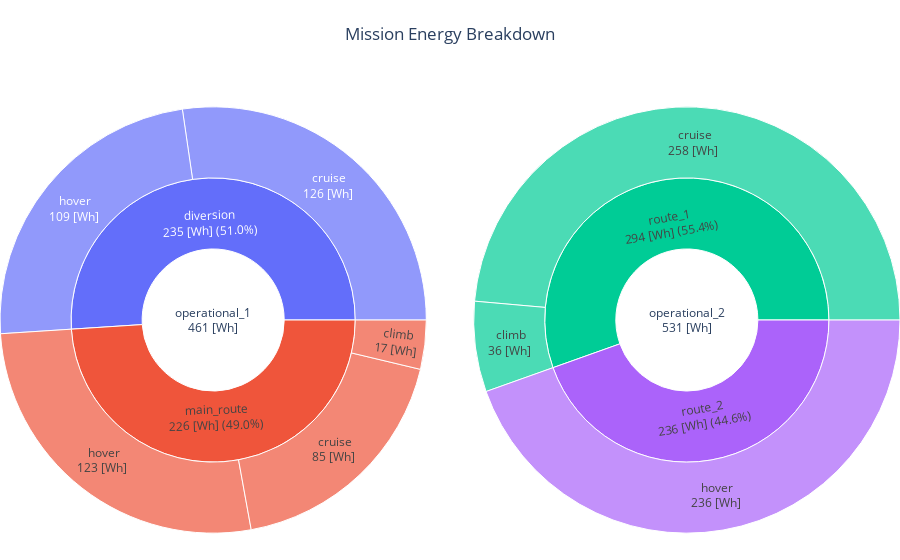

Write notebook code for a chart like this one.
### Code cell
mission_name = "operational_2"  # secondary mission
fig = energy_breakdown_sun_plot_drone(OUTPUT_FILE, mission_name=mission_name, fig=fig)
fig.show()

### Figure 1 — Plotly figure (JSON) as saved in the notebook; plotly's stock layout.template omitted (floating-point values rounded to 4 significant figures)
{"data": [{"branchvalues": "total", "domain": {"column": 0}, "labels": ["operational_1<br>461 [Wh]", "diversion<br>235 [Wh] (51.0%)", "main_route<br>226 [Wh] (49.0%)", "cruise<br>126 [Wh] ", "hover<br>109 [Wh] ", "climb<br>17 [Wh] ", "cruise<br>85 [Wh] ", "hover<br>123 [Wh] "], "parents": ["", "operational_1<br>461 [Wh]", "operational_1<br>461 [Wh]", "diversion<br>235 [Wh] (51.0%)", "diversion<br>235 [Wh] (51.0%)", "main_route<br>226 [Wh] (49.0%)", "main_route<br>226 [Wh] (49.0%)", "main_route<br>226 [Wh] (49.0%)"], "type": "sunburst", "values": [461.9, 235.7, 226.2, 126.2, 109.6, 17.19, 85.1, 123.9]}, {"branchvalues": "total", "domain": {"column": 1}, "labels": ["operational_2<br>531 [Wh]", "route_1<br>294 [Wh] (55.4%)", "route_2<br>236 [Wh] (44.6%)", "climb<br>36 [Wh] ", "cruise<br>258 [Wh] ", "hover<br>236 [Wh] "], "parents": ["", "operational_2<br>531 [Wh]", "operational_2<br>531 [Wh]", "route_1<br>294 [Wh] (55.4%)", "route_1<br>294 [Wh] (55.4%)", "route_2<br>236 [Wh] (44.6%)"], "type": "sunburst", "values": [531.2, 294.5, 236.7, 36.42, 258.1, 236.7]}], "layout": {"autosize": true, "grid": {"columns": 2, "rows": 1}, "margin": {"b": 0, "l": 0, "r": 0, "t": 80}, "title": {"text": "Mission Energy Breakdown", "x": 0.5}}}
